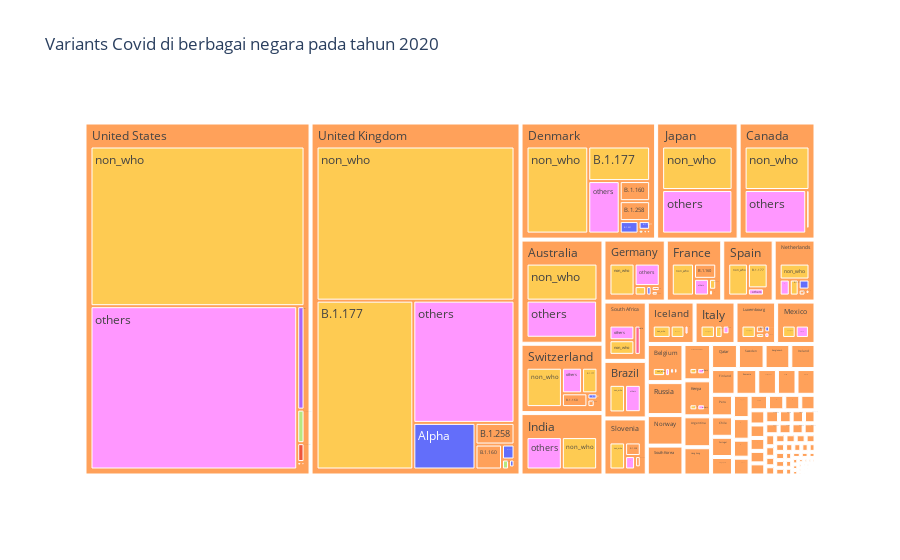

This figure's notebook cell:
### Markdown cell above
Berikut ini saya ingin melakukan plotting dari dataset yang saya gunakan untuk menampilkan grafik dari data yang ada pada dataset ini.

Seperti yang kita ketahui bahwasanya variants covid mulai muncul pada tahun 2020. Oleh karena itu, Saya ingin membuat grafik untuk menampilkan data dari tahun 2020 hingga 2022 berdasarkan jumlah kasus terbanyak hingga terkecil.

### Code cell
temp_data = dataCovid[dataCovid.date.dt.year == 2020]
  px.treemap(temp_data, path=['location', 'variant'], values='num_sequences', color='variant', title=f'Variants Covid di berbagai negara pada tahun 2020')

### Figure 1 — Plotly figure (JSON) as saved in the notebook; plotly's stock layout.template omitted (floating-point values rounded to 4 significant figures; data arrays with more than 128 entries replaced by an {"elided": "..."} marker saying what was removed)
{"data": [{"branchvalues": "total", "customdata": {"elided": "2850x1 str values"}, "domain": {"x": [0, 1], "y": [0, 1]}, "hovertemplate": "labels=%{label}<br>num_sequences=%{value}<br>parent=%{parent}<br>id=%{id}<br>variant=%{customdata[0]}<extra></extra>", "ids": {"elided": "2850 str values"}, "labels": {"elided": "2850 str values"}, "marker": {"colors": {"elided": "2850 str values"}}, "name": "", "parents": {"elided": "2850 str values"}, "type": "treemap", "values": {"elided": "2850 int values"}}], "layout": {"legend": {"tracegroupgap": 0}, "title": {"text": "Variants Covid di berbagai negara pada tahun 2020"}}}
